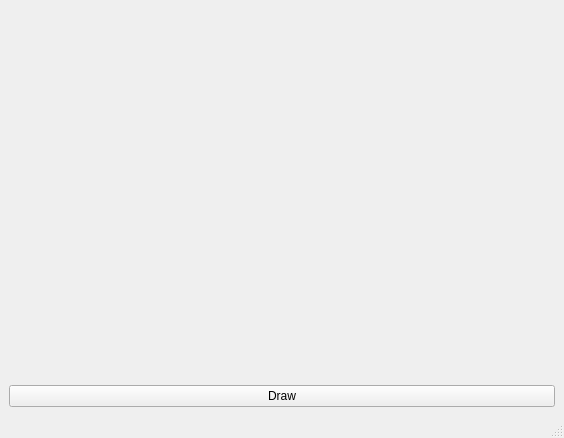
<?xml version="1.0" encoding="UTF-8"?>
<ui version="4.0">
 <class>MainWindow</class>
 <widget class="QMainWindow" name="MainWindow">
  <property name="geometry">
   <rect>
    <x>0</x>
    <y>0</y>
    <width>564</width>
    <height>438</height>
   </rect>
  </property>
  <property name="windowTitle">
   <string>Git и желтые окружности</string>
  </property>
  <widget class="QWidget" name="centralwidget">
   <layout class="QGridLayout" name="gridLayout">
    <item row="1" column="0">
     <widget class="QPushButton" name="drawCircleBtn">
      <property name="text">
       <string>Draw</string>
      </property>
     </widget>
    </item>
    <item row="0" column="0">
     <widget class="QLabel" name="canvas">
      <property name="text">
       <string/>
      </property>
     </widget>
    </item>
   </layout>
  </widget>
  <widget class="QStatusBar" name="statusbar"/>
 </widget>
 <resources/>
 <connections/>
</ui>
